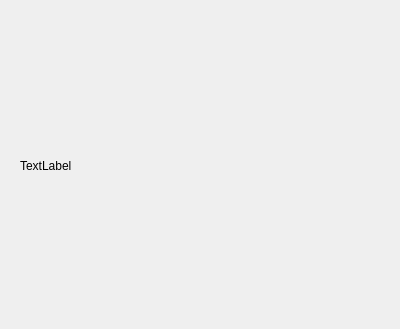
<?xml version="1.0" encoding="UTF-8"?>
<ui version="4.0">
 <class>CWaitWidget</class>
 <widget class="QWidget" name="CWaitWidget">
  <property name="geometry">
   <rect>
    <x>0</x>
    <y>0</y>
    <width>400</width>
    <height>329</height>
   </rect>
  </property>
  <property name="windowTitle">
   <string>Form</string>
  </property>
  <widget class="QLabel" name="label">
   <property name="geometry">
    <rect>
     <x>20</x>
     <y>20</y>
     <width>361</width>
     <height>291</height>
    </rect>
   </property>
   <property name="text">
    <string>TextLabel</string>
   </property>
  </widget>
 </widget>
 <resources/>
 <connections/>
</ui>
